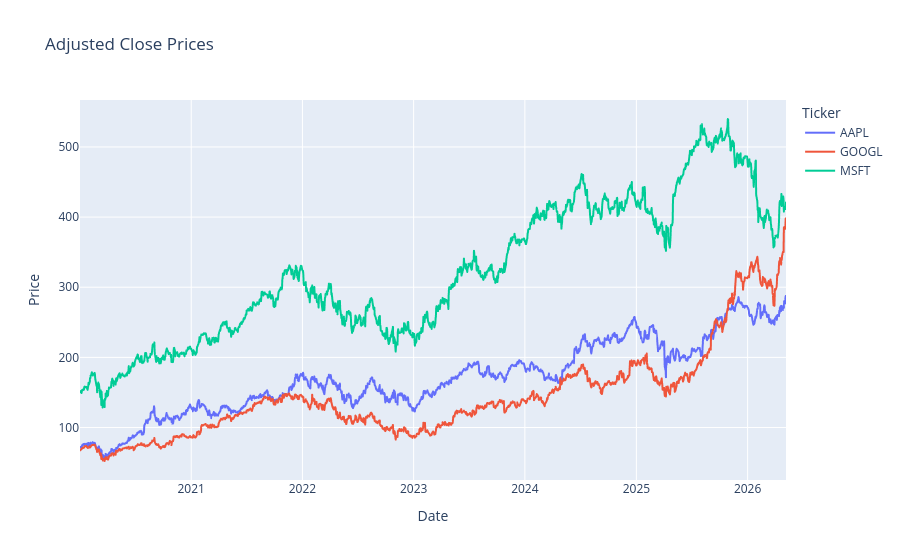

This figure's notebook cell:
### Code cell
# Price chart: visualize adjusted close price history.

px.line(prices, title="Adjusted Close Prices", labels={"value": "Price", "Date": "Date"})

### Figure 1 — Plotly figure (JSON) as saved in the notebook; plotly's stock layout.template omitted (floating-point values rounded to 4 significant figures; data arrays with more than 128 entries replaced by an {"elided": "..."} marker saying what was removed)
{"data": [{"hovertemplate": "Ticker=AAPL<br>Date=%{x}<br>Price=%{y}<extra></extra>", "legendgroup": "AAPL", "line": {"color": "#636efa", "dash": "solid"}, "marker": {"symbol": "circle"}, "mode": "lines", "name": "AAPL", "showlegend": true, "type": "scattergl", "x": {"elided": "1595 str values"}, "xaxis": "x", "y": {"elided": "1595 float values"}, "yaxis": "y"}, {"hovertemplate": "Ticker=GOOGL<br>Date=%{x}<br>Price=%{y}<extra></extra>", "legendgroup": "GOOGL", "line": {"color": "#EF553B", "dash": "solid"}, "marker": {"symbol": "circle"}, "mode": "lines", "name": "GOOGL", "showlegend": true, "type": "scattergl", "x": {"elided": "1595 str values"}, "xaxis": "x", "y": {"elided": "1595 float values"}, "yaxis": "y"}, {"hovertemplate": "Ticker=MSFT<br>Date=%{x}<br>Price=%{y}<extra></extra>", "legendgroup": "MSFT", "line": {"color": "#00cc96", "dash": "solid"}, "marker": {"symbol": "circle"}, "mode": "lines", "name": "MSFT", "showlegend": true, "type": "scattergl", "x": {"elided": "1595 str values"}, "xaxis": "x", "y": {"elided": "1595 float values"}, "yaxis": "y"}], "layout": {"legend": {"title": {"text": "Ticker"}, "tracegroupgap": 0}, "title": {"text": "Adjusted Close Prices"}, "xaxis": {"anchor": "y", "domain": [0, 1], "title": {"text": "Date"}}, "yaxis": {"anchor": "x", "domain": [0, 1], "title": {"text": "Price"}}}}
